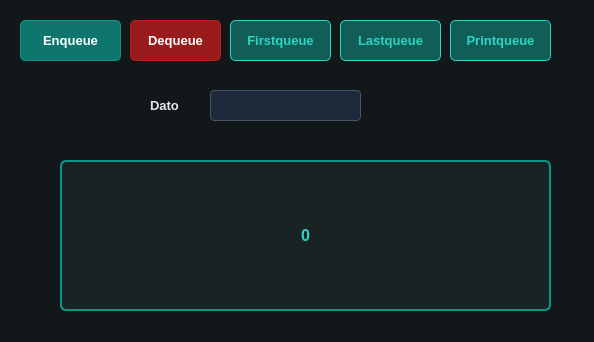
<?xml version="1.0" encoding="UTF-8"?>
<ui version="4.0">
 <class>Dialog</class>
 <widget class="QDialog" name="Dialog">
  <property name="geometry">
   <rect>
    <x>0</x>
    <y>0</y>
    <width>594</width>
    <height>342</height>
   </rect>
  </property>
  <property name="windowTitle">
   <string>Dialog</string>
  </property>
  <property name="styleSheet">
   <string notr="true">/* Estilo general de la ventana de diálogo de Colas */
QDialog {
    background-color: #12181a;
    color: #ffffff;
    font-family: 'Segoe UI', Arial, sans-serif;
}

/* Estilo para las etiquetas de texto generales */
QLabel {
    color: #e2e8f0;
    font-size: 13px;
    font-weight: bold;
}

/* Estilo para la zona donde se dibuja el flujo de la cola */
QLabel#lbl_resultado {
    background-color: #1a2324;
    border: 2px solid #0d9488; /* Borde verde esmeralda */
    border-radius: 6px;
    padding: 12px;
    color: #2dd4bf; /* Texto verde brillante/neón */
    font-family: 'Consolas', monospace;
    font-size: 16px;
}

/* Estilo para la caja de texto (Input de datos) */
QLineEdit#txt_dato {
    background-color: #1e293b;
    border: 1px solid #475569;
    border-radius: 4px;
    padding: 6px;
    color: #ffffff;
    font-size: 13px;
}
QLineEdit#txt_dato:focus {
    border: 1px solid #0d9488;
}

/* Estilo base para TODOS los botones */
QPushButton {
    background-color: #1e293b;
    color: #ffffff;
    border: 1px solid #475569;
    border-radius: 5px;
    padding: 8px 15px;
    font-size: 13px;
    font-weight: bold;
}
QPushButton:hover {
    background-color: #334155;
    border: 1px solid #0d9488;
}
QPushButton:pressed {
    background-color: #0f172a;
}

/* Botón ENQUEUE (Insertar al final - Color de éxito/flujo) */
QPushButton#btn_enqueue {
    background-color: #0f766e;
    border: 1px solid #0d9488;
}
QPushButton#btn_enqueue:hover {
    background-color: #115e59;
}

/* Botón DEQUEUE (Sacar del frente - Color de salida) */
QPushButton#btn_dequeue {
    background-color: #991b1b;
    border: 1px solid #b91c1c;
}
QPushButton#btn_dequeue:hover {
    background-color: #7f1d1d;
}

/* Botones de consulta específicos (btn_first, btn_last, btn_print) */
QPushButton#btn_first, QPushButton#btn_last, QPushButton#btn_print {
    background-color: #115e59;
    color: #2dd4bf;
    border: 1px solid #2dd4bf;
}
QPushButton#btn_first:hover, QPushButton#btn_last:hover, QPushButton#btn_print:hover {
    background-color: #2dd4bf;
    color: #12181a;
}</string>
  </property>
  <widget class="QPushButton" name="btn_enqueue">
   <property name="geometry">
    <rect>
     <x>20</x>
     <y>20</y>
     <width>101</width>
     <height>41</height>
    </rect>
   </property>
   <property name="text">
    <string>Enqueue</string>
   </property>
  </widget>
  <widget class="QPushButton" name="btn_dequeue">
   <property name="geometry">
    <rect>
     <x>130</x>
     <y>20</y>
     <width>91</width>
     <height>41</height>
    </rect>
   </property>
   <property name="text">
    <string>Dequeue</string>
   </property>
  </widget>
  <widget class="QPushButton" name="btn_first">
   <property name="geometry">
    <rect>
     <x>230</x>
     <y>20</y>
     <width>101</width>
     <height>41</height>
    </rect>
   </property>
   <property name="text">
    <string>Firstqueue</string>
   </property>
  </widget>
  <widget class="QPushButton" name="btn_last">
   <property name="geometry">
    <rect>
     <x>340</x>
     <y>20</y>
     <width>101</width>
     <height>41</height>
    </rect>
   </property>
   <property name="text">
    <string>Lastqueue</string>
   </property>
  </widget>
  <widget class="QPushButton" name="btn_print">
   <property name="geometry">
    <rect>
     <x>450</x>
     <y>20</y>
     <width>101</width>
     <height>41</height>
    </rect>
   </property>
   <property name="text">
    <string>Printqueue</string>
   </property>
  </widget>
  <widget class="QLabel" name="label">
   <property name="geometry">
    <rect>
     <x>150</x>
     <y>90</y>
     <width>61</width>
     <height>31</height>
    </rect>
   </property>
   <property name="text">
    <string>Dato</string>
   </property>
  </widget>
  <widget class="QLineEdit" name="txt_dato">
   <property name="geometry">
    <rect>
     <x>210</x>
     <y>90</y>
     <width>151</width>
     <height>31</height>
    </rect>
   </property>
  </widget>
  <widget class="QLabel" name="lbl_resultado">
   <property name="geometry">
    <rect>
     <x>60</x>
     <y>160</y>
     <width>491</width>
     <height>151</height>
    </rect>
   </property>
   <property name="text">
    <string>0</string>
   </property>
   <property name="alignment">
    <set>Qt::AlignCenter</set>
   </property>
  </widget>
 </widget>
 <resources/>
 <connections/>
</ui>
